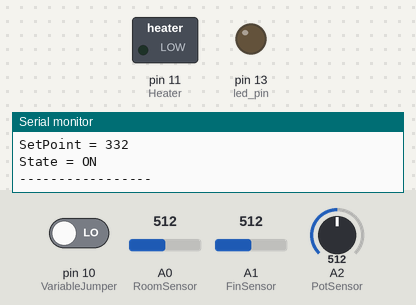
Bench run of a sketch on a simulated Arduino Uno, built with avr-gcc and run on an emulated ATmega328P. Shown: switched loads named in the sketch (green lamp = pin HIGH), output pins drawn as LEDs (lit = HIGH), the last lines printed to the serial monitor. The test bench sets the inputs (shaded band); at power-on: A0 (RoomSensor) = 512, A1 (FinSensor) = 512, pin 10 (VariableJumper) LOW, A2 (PotSensor) = 512.

Above: at 1.2 s.
1.3 s: A0 (RoomSensor) set to 344
At 6.4 s:
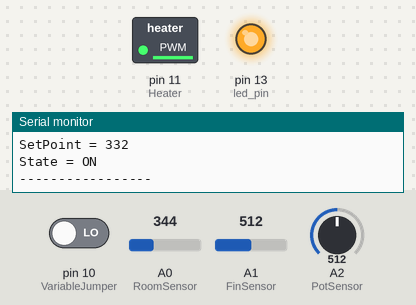
6.8 s: A0 (RoomSensor) set to 318
At 10.55 s:
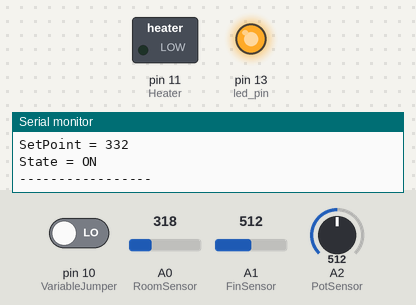
12.1 s: A1 (FinSensor) set to 253
13.6 s: A1 (FinSensor) set to 235
Timing chart, 0 to 16.6 s (numbered marks = the images above; inputs shaded):
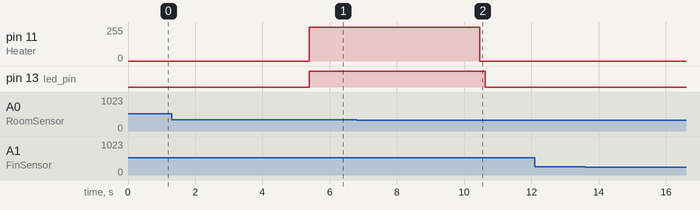

The sketch:

ColdSnap_100K_v2.ino
```cpp
/*
  ColdSnap Coolbot Clone

*/
 const byte Debug = 1;   //since we don't have conditional compilation......
     // set to "0" to skip Serial output code of diagnostics.

 // pin defs
const int RoomSensor = A0;
const int FinSensor = A1;
const int PotSensor = A2;  // reads the potentiometer for setting a variable temperature
const int Heater = 11;  //digital pin 11 has PWM
const int led_pin = 13;
const int VariableJumper = 10; // digital pin 10; pulled H (no jumper) signals to use default SP
    // if pulled L, then read pot on A2 to set 39F to 59F setpoint instead.
    // Note: the potentiometer could be used for completely different uses! Could be used to
    // set the Deadband - for instance.....

// some key temp defs  (10-bit values from A/D)
const int Freezing = 244;  // 32F on FINS sensor
const int _2C = 262;   //36F
const int _4C = 280;   //39F
const int _5C = 289;  //41F
const int _6C = 298;  // 43F
const int _10C = 336; // 50F
const int _15C = 385; //59F
const int _17C = 405; //63F
const int _20C = 435;  //68F
const int _25C = 485; // 77F
const int SetPoint_default = _4C;  // 39F on ROOM sensor for this application

// other constants for users to set according to their needs.
const int Deadband = 21;     // 21 counts is approximately 5 degrees F
const unsigned long defrost_delay = 300000;
const byte defaultHeater = 254;

//the variables
int RoomTemp;
int FinsTemp;
int VariableTemp;  // this is read from the potentiometer for setting adjustable temperature, etc..
int SetPoint;
int sensorValue;
byte heaterValue;
byte PWM;
byte ON;    //flag to indicate if AC should be cooling.


// the setup routine runs once at powerup, or when you press reset:
void setup() {
  pinMode(led_pin, OUTPUT);
  pinMode(Heater, OUTPUT);
  ON = 0;  //start with the Off condition
  // Enable the following if serial reporting is used for debugging.
  if (Debug) Serial.begin(9600);   // initialize serial communication at 9600 bits per second
  heaterValue = defaultHeater;  //someday maybe get value from potentiometer??
}

// the loop routine runs over and over again forever:
void loop() {

 ReadSensors(); // reads all sensors and stores the average values

 // figure out which SetPoint we are using.......
 if (digitalRead(VariableJumper)) {
     SetPoint = SetPoint_default;
 }
 else {  //set SetPoint from the position of the Potentiometer, 35F to 55F range
     SetVariableSetPoint();
 }

  if ( (ON) && (RoomTemp <= _17C) && (RoomTemp > SetPoint) ) {
      HeaterSet(heaterValue);  // 75% power should be enough to keep the AC sensor warm with 100 ohm and 12Vunr
      digitalWrite(led_pin, HIGH);  //show the world it is driven
     }
     else {
     HeaterSet(0); //Heater is OFF - not needed - but ON indicates we should be cooling
     digitalWrite(led_pin, LOW); //turn off indicator LED
     }

     if ((RoomTemp <= SetPoint) || (FinsTemp <= Freezing)) {
         ON = 0;  //indicate to control loop we don't need AC cooling
         HeaterSet(0);  //and turn off the heater to accomplish this
         digitalWrite(led_pin, LOW);  //turn off indicator LED
     }

     if (FinsTemp <= Freezing) {
         if (Debug) Serial.println("Entering Defrost Cycle - see ya in about 5 min!");
         delay(defrost_delay);  //delay to defrost well
         // remember that "delay()" puts all code execution on hold until the delay times out!

          // This section extends the fixed defrost delay (if needed) until FINS reach 2C
         do {
             delay(10000);  // 10 sec per pass until 2C or above
             ReadSensors();
         }
         while (FinsTemp < _2C);

     }


 // if NOT ON, see if it should be put ON
 // This is where the deadband control is implemented: must warm to "Deadband" above SetPoint
 if ((!ON) && ((RoomTemp >= (SetPoint + Deadband)) && (FinsTemp > _2C))) ON = 1;
   // the ON flag will be detected in the ON loop and heater will be put on there.....

//  Enable these if debugging and using serial output (since we don't have conditional compilation....)
// This section could also just be commented out to really leave it out of the compiled code...
if (Debug) {
    Serial.print("PWM = ");
    Serial.println(int(PWM));
    Serial.print("FinsTemp = ");
    Serial.println(int(FinsTemp));
    Serial.print("RoomTemp =  ");
    Serial.println(int(RoomTemp));
    Serial.print("VariableTemp = ");
    Serial.println(int(VariableTemp));
     if (digitalRead(VariableJumper)) {
     Serial.println("Using Default programmed SetPoint");
     }
     else Serial.println("Using Variable SetPoint");
     Serial.print("SetPoint = ");
    Serial.println(int(SetPoint));
    if (ON) {
        Serial.println("State = ON");
    }
    else {
        Serial.println("State = OFF");
    }
    Serial.println("-----------------");
}

  delay(5000);

} // the_end

// ======== Subroutines below ====================

// this scales the potentiometer reading to a 4C to 15C range..(39F to 59F)
void SetVariableSetPoint(void) {
    SetPoint = (((float)VariableTemp/(1024))*(_15C - _4C)) + _4C;
}

//=============================

// this sets/retains the heater value for restore after A/D readings....
void HeaterSet(byte myvalue) {
    analogWrite(Heater, myvalue);
    PWM = myvalue;  //save the current value each time it is set.
    return;
}

//=============================

void ReadSensors(void){
 // read the inputs averaging 5 readings for each

  // Shut off Heater PWM before analog readings and restore the value after readings
    //for noise reduction.. Previous value will be maintained in the variable "PWM"
  byte temp_value = PWM; //save
  HeaterSet(0);  //shut it off for the measurements.
  delay(10);   //a brief delay before reading sensors.

  sensorValue =0;
  for (int count = 0; count < 5; count++) {
    sensorValue = sensorValue + analogRead(RoomSensor);
    delay(10);
  }
  RoomTemp = sensorValue/5;    // do the average and store

sensorValue =0;
  for (int count = 0; count < 5; count++) {
    sensorValue = sensorValue + analogRead(FinSensor);
    delay(10);
  }
  FinsTemp = sensorValue/5;    // do the average and store

sensorValue =0;
  for (int count = 0; count < 5; count++) {
    sensorValue = sensorValue + analogRead(PotSensor); //read potentiometer
    delay(10);
  }
  VariableTemp = sensorValue/5;    // do the average and store

  HeaterSet(temp_value);  // restores pwm value and PWM with previous value
}
```

Measured:
- the behaviour switches between 333 and 332 on A0 (RoomSensor) (found by bisection; images 1 and 2)
- after the input at 1.3 s, pin 11 (Heater): 0/255 → 254/255 after 4.1 s; pin 13 (led_pin): LOW → HIGH after 4.1 s
- after the input at 6.8 s, pin 11 (Heater): goes on until 10.5 s, then stays 0/255; pin 13 (led_pin): HIGH → LOW after 3.8 s
- after the input at 12.1 s, every drawn part: stays the same
